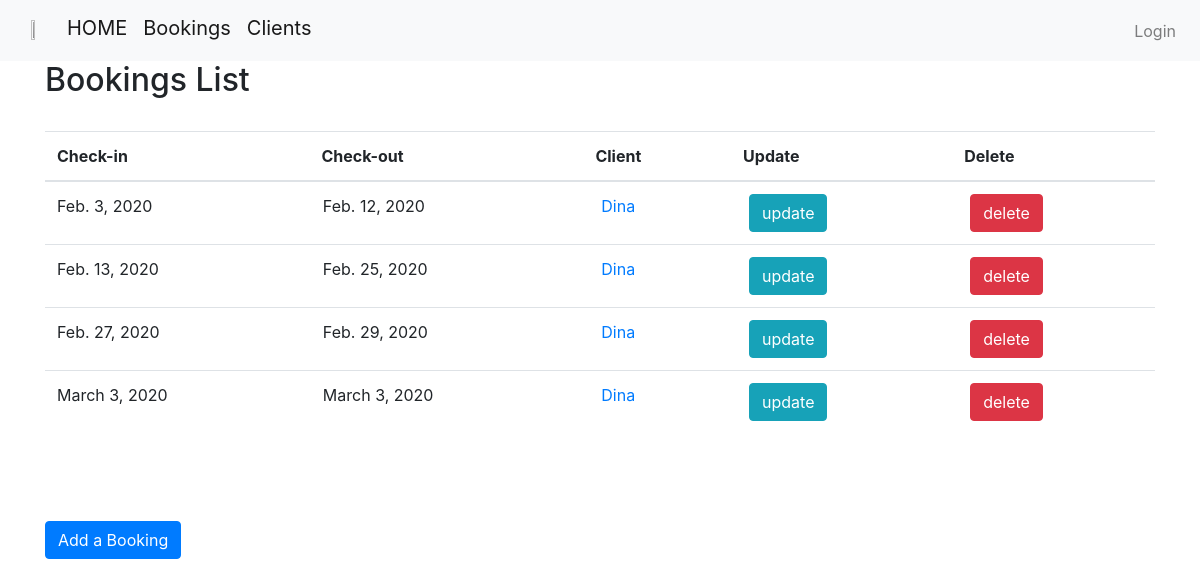
The page /hotel/bookings/ on the database its author committed.
### hotel_app/models.py (models this page shows, shortened)
class Booking (models.Model):
    client_id = models.ForeignKey(Client, on_delete=models.CASCADE)
    check_in = models.DateField()
    check_out = models.DateField()
    room_number = models.PositiveIntegerField()
    bed_type = models.ForeignKey(Bed_type, on_delete=models.CASCADE)
    special_req = models.CharField(max_length=250)
    start_date = models.DateField()
    end_date = models.DateField()

class Client (models.Model):
        first_name = models.CharField(max_length=100, blank=True, null=True)
        last_name = models.CharField(max_length=100, blank=True, null=True)
        dob = models.DateField()
        gender = models.CharField(max_length=8)
        email = models.CharField(max_length=100,unique=True)
        address1 = models.CharField(max_length=250)
        address2 = models.CharField(max_length=250)
        phone = models.CharField(max_length=9, unique=True)
        mobile = models.CharField(max_length=12, unique=True)
        room_type = models.ForeignKey(Room_type, on_delete=models.CASCADE)

### hotel_app/views.py (the view)
# urls.py: path('bookings/', views.bookings_list, name='bookings_list'),
def bookings_list(request):
    bookings_list = Booking.objects.order_by('check_in')
    bookings = {'bookings': bookings_list}
    return render(request, 'booking_list.html', context=bookings)

### hotel_app/templates/booking_list.html (shortened to what this page needs)
<!DOCTYPE html>
{% extends "master.html" %}
  {% block body_block %}
    <h2>Bookings List</h2>
<br>
    <div class="records">
      {% if bookings %}
        <table class="table">
        <thead>
          <th scope="col">Check-in</th>
          <th scope="col"> &nbsp Check-out</th>
          <th scope="col"> &nbsp Client </th>
          <th scope="col"> &nbsp Update </th>
          <th scope="col"> &nbsp Delete</th>
        </thead>
        {% for i in bookings %}
          <tr>
              <td scope="row">{{i.check_in}}</td>
              <td scope="row"> &nbsp {{i.check_out}}</td>
              <td scope="row">&nbsp &nbsp<a href="{% url 'hotel_app:client_display_info' i.client_id.id %}">{{i.client_id.first_name}}</a></td>
              <td scope="row">&nbsp &nbsp<a href="{% url 'hotel_app:book_update' i.id %}" class="btn btn-info">update</a></td>
              <td scope="row">&nbsp &nbsp<a href="#" class="btn btn-danger" data-toggle="modal" data-target="#delete-modal{{i.id}}">delete</a></td>
          </tr>
          {% endfor %}
      </table>
      {% else %}
          <p>no records found</p>
        {% endif %}
     <a href="{% url 'hotel_app:book_add' %}"><input type="submit" class="btn btn-primary" value="Add a Booking"></a>
      </div>
      {% endblock %}

### hotel_project/static/css/style.css (style rules this page uses)
body { background-image: url("images/hotel.png"); }

### rows shown on the page
Booking: check_in "Feb. 3, 2020", check_out "Feb. 12, 2020", client_id.first_name "Dina"
Booking: check_in "Feb. 13, 2020", check_out "Feb. 25, 2020", client_id.first_name "Dina"
Booking: check_in "Feb. 27, 2020", check_out "Feb. 29, 2020", client_id.first_name "Dina"
Booking: check_in "March 3, 2020", check_out "March 3, 2020", client_id.first_name "Dina"
